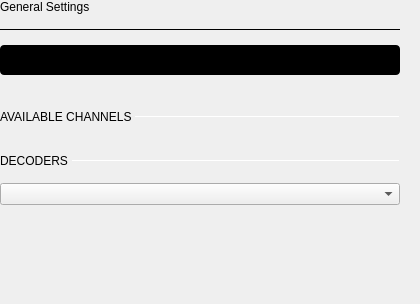
                   <widget class="QWidget" name="scrollAreaWidgetContents">
                    <property name="geometry">
                     <rect>
                      <x>0</x>
                      <y>0</y>
                      <width>420</width>
                      <height>304</height>
                     </rect>
                    </property>
                    <property name="sizePolicy">
                     <sizepolicy hsizetype="Expanding" vsizetype="Preferred">
                      <horstretch>0</horstretch>
                      <verstretch>0</verstretch>
                     </sizepolicy>
                    </property>
                    <layout class="QVBoxLayout" name="verticalLayout_6">
                     <property name="spacing">
                      <number>15</number>
                     </property>
                     <property name="leftMargin">
                      <number>0</number>
                     </property>
                     <property name="topMargin">
                      <number>0</number>
                     </property>
                     <property name="rightMargin">
                      <number>20</number>
                     </property>
                     <property name="bottomMargin">
                      <number>0</number>
                     </property>
                     <item>
                      <widget class="QLabel" name="label_3">
                       <property name="text">
                        <string>General Settings</string>
                       </property>
                       <property name="general_settings_label" stdset="0">
                        <bool>true</bool>
                       </property>
                      </widget>
                     </item>
                     <item>
                      <widget class="Line" name="line">
                       <property name="maximumSize">
                        <size>
                         <width>16777215</width>
                         <height>1</height>
                        </size>
                       </property>
                       <property name="frameShadow">
                        <enum>QFrame::Plain</enum>
                       </property>
                       <property name="lineWidth">
                        <number>2</number>
                       </property>
                       <property name="orientation">
                        <enum>Qt::Horizontal</enum>
                       </property>
                       <property name="blue_line" stdset="0">
                        <bool>true</bool>
                       </property>
                      </widget>
                     </item>
                     <item>
                      <layout class="QVBoxLayout" name="sweepSettingLayout">
                       <property name="spacing">
                        <number>15</number>
                       </property>
                      </layout>
                     </item>
                     <item>
                      <widget class="adiscope::CustomSwitch" name="btnStreamOneShot">
                       <property name="sizePolicy">
                        <sizepolicy hsizetype="Preferred" vsizetype="Fixed">
                         <horstretch>0</horstretch>
                         <verstretch>0</verstretch>
                        </sizepolicy>
                       </property>
                       <property name="maximumSize">
                        <size>
                         <width>400</width>
                         <height>30</height>
                        </size>
                       </property>
                       <property name="layoutDirection">
                        <enum>Qt::LeftToRight</enum>
                       </property>
                       <property name="styleSheet">
                        <string notr="true">QPushButton {
min-height: 30px;
max-height: 30px;
min-width: 400px;
max-width: 400px;
background-color: black;
border-radius: 4px;
}

QPushButton:disabled {
background-color: qlineargradient(spread:pad, x1:0.5, y1:0, x2:0.501, y2:0, stop:0 #727273, stop:1 #141416);
}

QWidget#handle {
min-height: 30px;
max-height: 30px;
min-width: 200px;
max-width: 200px;
background-color: #4a64ff;
border-radius: 2px;
}

QWidget#handle:disabled {
background-color: #aaaaaa;
}

QLabel {
margin-top: 6px;
background-color: transparent;
line-height: 19px;
}

QLabel#on {
margin-top: 0px;
min-height:30px;
max-height:30px;
min-width:200px;
max-width:200px;
qproperty-alignment: AlignCenter AlignCenter;
margin-left: 0px;
color: white;
}

QLabel#on:disabled {
color: rgba(255,255,255,102);
}

QLabel#off {
margin-top: 0px;
min-height:30px;
max-height:30px;
min-width:200px;
max-width:200px;
margin-left: 200px;
color: white;
qproperty-alignment: AlignCenter AlignCenter;
}

QLabel#off:disabled {
color: rgba(255,255,255,51);
}
</string>
                       </property>
                       <property name="text">
                        <string/>
                       </property>
                       <property name="checkable">
                        <bool>true</bool>
                       </property>
                       <property name="checked">
                        <bool>true</bool>
                       </property>
                       <property name="leftText" stdset="0">
                        <string>OneShot</string>
                       </property>
                       <property name="rightText" stdset="0">
                        <string>Stream</string>
                       </property>
                       <property name="duration" stdset="0">
                        <number>100</number>
                       </property>
                      </widget>
                     </item>
                     <item>
                      <spacer name="horizontalSpacer">
                       <property name="orientation">
                        <enum>Qt::Horizontal</enum>
                       </property>
                       <property name="sizeType">
                        <enum>QSizePolicy::Fixed</enum>
                       </property>
                       <property name="sizeHint" stdset="0">
                        <size>
                         <width>400</width>
                         <height>20</height>
                        </size>
                       </property>
                      </spacer>
                     </item>
                     <item>
                      <layout class="QHBoxLayout" name="subTitleLayout">
                       <property name="spacing">
                        <number>0</number>
                       </property>
                       <property name="topMargin">
                        <number>0</number>
                       </property>
                       <item>
                        <widget class="QLabel" name="label_6">
                         <property name="text">
                          <string>AVAILABLE CHANNELS </string>
                         </property>
                         <property name="subsection_label" stdset="0">
                          <bool>true</bool>
                         </property>
                        </widget>
                       </item>
                       <item>
                        <widget class="Line" name="line_3">
                         <property name="sizePolicy">
                          <sizepolicy hsizetype="Expanding" vsizetype="Fixed">
                           <horstretch>0</horstretch>
                           <verstretch>0</verstretch>
                          </sizepolicy>
                         </property>
                         <property name="maximumSize">
                          <size>
                           <width>16777215</width>
                           <height>1</height>
                          </size>
                         </property>
                         <property name="orientation">
                          <enum>Qt::Horizontal</enum>
                         </property>
                         <property name="subsection_line" stdset="0">
                          <bool>true</bool>
                         </property>
                        </widget>
                       </item>
                      </layout>
                     </item>
                     <item>
                      <widget class="QWidget" name="widget_2" native="true">
                       <property name="styleSheet">
                        <string notr="true"/>
                       </property>
                       <layout class="QVBoxLayout" name="verticalLayout_7">
                        <property name="spacing">
                         <number>0</number>
                        </property>
                        <property name="leftMargin">
                         <number>0</number>
                        </property>
                        <property name="topMargin">
                         <number>0</number>
                        </property>
                        <property name="rightMargin">
                         <number>0</number>
                        </property>
                        <property name="bottomMargin">
                         <number>0</number>
                        </property>
                        <item>
                         <layout class="QGridLayout" name="channelEnumeratorLayout">
                          <property name="topMargin">
                           <number>0</number>
                          </property>
                          <property name="spacing">
                           <number>15</number>
                          </property>
                         </layout>
                        </item>
                       </layout>
                      </widget>
                     </item>
                     <item>
                      <layout class="QHBoxLayout" name="horizontalLayout_2">
                       <property name="spacing">
                        <number>0</number>
                       </property>
                       <property name="topMargin">
                        <number>0</number>
                       </property>
                       <item>
                        <widget class="QLabel" name="label_7">
                         <property name="sizePolicy">
                          <sizepolicy hsizetype="Preferred" vsizetype="Preferred">
                           <horstretch>0</horstretch>
                           <verstretch>0</verstretch>
                          </sizepolicy>
                         </property>
                         <property name="text">
                          <string>DECODERS </string>
                         </property>
                         <property name="subsection_label" stdset="0">
                          <bool>true</bool>
                         </property>
                        </widget>
                       </item>
                       <item>
                        <widget class="Line" name="line_4">
                         <property name="sizePolicy">
                          <sizepolicy hsizetype="Expanding" vsizetype="Fixed">
                           <horstretch>0</horstretch>
                           <verstretch>0</verstretch>
                          </sizepolicy>
                         </property>
                         <property name="maximumSize">
                          <size>
                           <width>16777215</width>
                           <height>1</height>
                          </size>
                         </property>
                         <property name="orientation">
                          <enum>Qt::Horizontal</enum>
                         </property>
                         <property name="subsection_line" stdset="0">
                          <bool>true</bool>
                         </property>
                        </widget>
                       </item>
                      </layout>
                     </item>
                     <item>
                      <widget class="QComboBox" name="addDecoderComboBox">
                       <property name="focusPolicy">
                        <enum>Qt::NoFocus</enum>
                       </property>
                      </widget>
                     </item>
                     <item>
                      <widget class="QWidget" name="widget_4" native="true">
                       <layout class="QVBoxLayout" name="verticalLayout_8">
                        <property name="spacing">
                         <number>0</number>
                        </property>
                        <property name="leftMargin">
                         <number>0</number>
                        </property>
                        <property name="topMargin">
                         <number>0</number>
                        </property>
                        <property name="rightMargin">
                         <number>0</number>
                        </property>
                        <property name="bottomMargin">
                         <number>0</number>
                        </property>
                        <item>
                         <layout class="QGridLayout" name="decoderEnumeratorLayout">
                          <property name="topMargin">
                           <number>0</number>
                          </property>
                          <property name="spacing">
                           <number>15</number>
                          </property>
                         </layout>
                        </item>
                       </layout>
                      </widget>
                     </item>
                     <item>
                      <layout class="QVBoxLayout" name="exportLayout"/>
                     </item>
                     <item>
                      <spacer name="verticalSpacer">
                       <property name="orientation">
                        <enum>Qt::Vertical</enum>
                       </property>
                       <property name="sizeHint" stdset="0">
                        <size>
                         <width>20</width>
                         <height>40</height>
                        </size>
                       </property>
                      </spacer>
                     </item>
                    </layout>
                   </widget>
